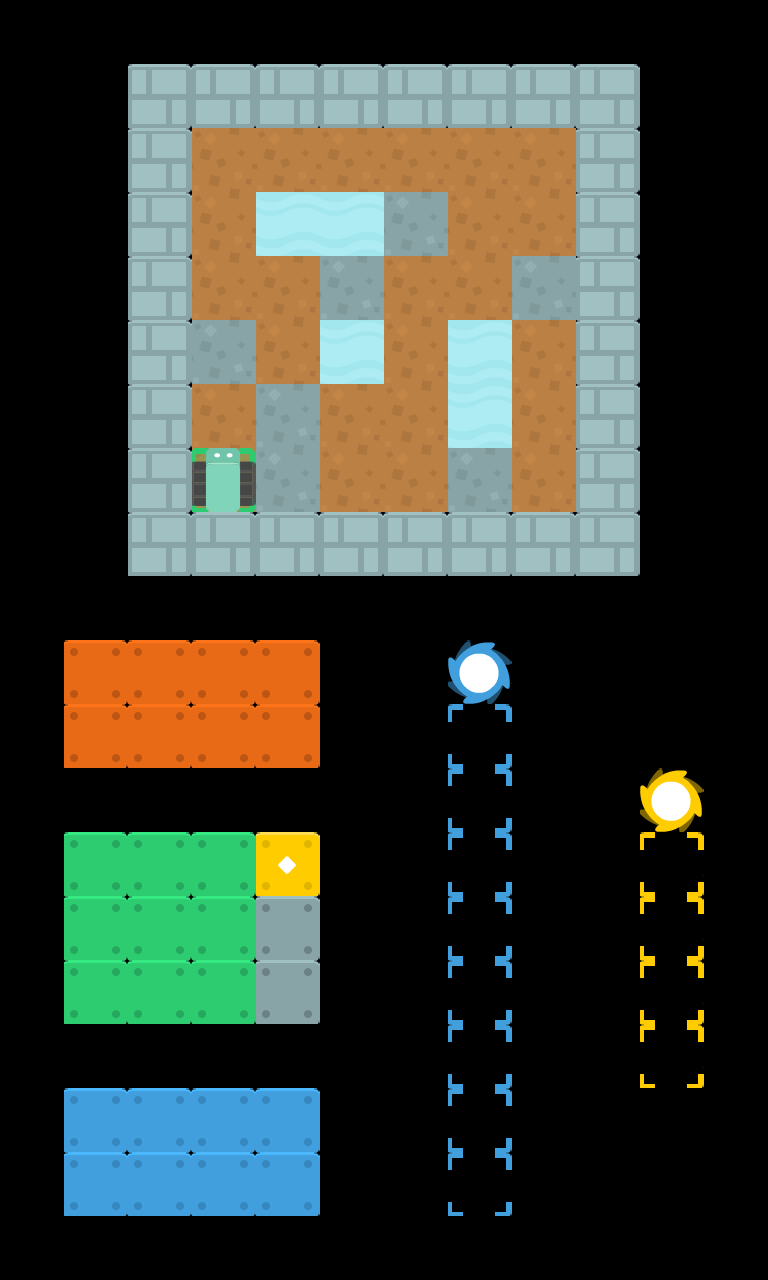

This game map was drawn from its Tiled (.tmx) file and the tilesets committed beside it. A one-line description and the trimmed map source follow:
An orthogonal 12x20 tile map with 64x64 px tiles, 6 tile layers (walls, floor, controls, boxes, ...).

<map version="1.9" tiledversion="1.9.2" orientation="orthogonal" renderorder="right-down" width="12" height="20" tilewidth="64" tileheight="64" infinite="0" nextlayerid="5" nextobjectid="1">
 <tileset firstgid="1" source="../tileset/tileset.tsx" />
 <layer id="3" name="walls" width="12" height="20">
  <data>[240 cells, 28 non-empty, 1 distinct tile ids]</data>
 </layer>
 <layer id="4" name="floor" width="12" height="20">
  <data>[240 cells, 36 non-empty, 3 distinct tile ids]</data>
 </layer>
 <layer id="2" name="controls" width="12" height="20">
  <data>[240 cells, 14 non-empty, 4 distinct tile ids]</data>
 </layer>
 <layer id="1" name="boxes" width="12" height="20">
  <data>[240 cells, 28 non-empty, 5 distinct tile ids]</data>
 </layer>
 <layer id="3" name="objects" width="12" height="20">
  <data>[240 cells, 1 non-empty, 1 distinct tile ids]</data>
 </layer>
 <layer id="2" name="player" width="12" height="20">
  <data>[240 cells, 1 non-empty, 1 distinct tile ids]</data>
 </layer>
</map>
